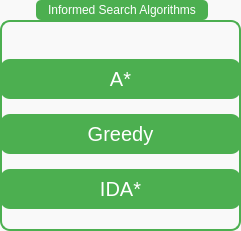
  <widget class="QGroupBox" name="groupBox_2">
   <property name="geometry">
    <rect>
     <x>20</x>
     <y>420</y>
     <width>241</width>
     <height>231</height>
    </rect>
   </property>
   <property name="font">
    <font>
     <family>Segoe UI</family>
     <pointsize>9</pointsize>
     <weight>50</weight>
     <italic>false</italic>
     <bold>false</bold>
    </font>
   </property>
   <property name="styleSheet">
    <string notr="true">QGroupBox {
    border: 2px solid #4CAF50;
    border-radius: 10px;
    margin-top: 20px;
    background-color: #f9f9f9;
    padding: 10px;
    font: 9pt &quot;Segoe UI&quot;;  /* Giữ font chữ cỡ 9 */
    color: #333;
}

QGroupBox::title {
    subcontrol-origin: margin;
    subcontrol-position: top center;
    background-color: #4CAF50;
    color: white;
    padding: 3px 10px;
    border-radius: 5px;
    font: bold 9pt &quot;Segoe UI&quot;; /* Tiêu đề cũng font 9 */
}
</string>
   </property>
   <property name="title">
    <string>Informed Search Algorithms</string>
   </property>
   <widget class="QWidget" name="verticalLayoutWidget_2">
    <property name="geometry">
     <rect>
      <x>0</x>
      <y>50</y>
      <width>241</width>
      <height>171</height>
     </rect>
    </property>
    <layout class="QVBoxLayout" name="verticalLayout_2">
     <item>
      <widget class="QPushButton" name="btn_Astar">
       <property name="font">
        <font>
         <pointsize>-1</pointsize>
        </font>
       </property>
       <property name="styleSheet">
        <string notr="true">QPushButton {
    background-color: #4CAF50;  /* Màu nền xanh lá */
    color: white;               /* Màu chữ trắng */
    border-radius: 10px;        /* Bo góc */
    font-size: 20px;
    padding: 8px;
}

QPushButton:hover {
    background-color: white;    /* Khi hover, đổi nền thành trắng */
    color: #4CAF50;            /* Chữ đổi thành màu xanh lá */
    border: 2px solid #4CAF50; /* Viền xanh lá để nổi bật */
}

QPushButton:pressed {
    background-color: #367c39; /* Màu nền khi nhấn */
    color: white;
}
</string>
       </property>
       <property name="text">
        <string>A*</string>
       </property>
      </widget>
     </item>
     <item>
      <widget class="QPushButton" name="btn_Greedy">
       <property name="font">
        <font>
         <pointsize>-1</pointsize>
        </font>
       </property>
       <property name="styleSheet">
        <string notr="true">QPushButton {
    background-color: #4CAF50;  /* Màu nền xanh lá */
    color: white;               /* Màu chữ trắng */
    border-radius: 10px;        /* Bo góc */
    font-size: 20px;
    padding: 8px;
}

QPushButton:hover {
    background-color: white;    /* Khi hover, đổi nền thành trắng */
    color: #4CAF50;            /* Chữ đổi thành màu xanh lá */
    border: 2px solid #4CAF50; /* Viền xanh lá để nổi bật */
}

QPushButton:pressed {
    background-color: #367c39; /* Màu nền khi nhấn */
    color: white;
}
</string>
       </property>
       <property name="text">
        <string>Greedy</string>
       </property>
      </widget>
     </item>
     <item>
      <widget class="QPushButton" name="btn_IdaStar">
       <property name="font">
        <font>
         <pointsize>-1</pointsize>
        </font>
       </property>
       <property name="styleSheet">
        <string notr="true">QPushButton {
    background-color: #4CAF50;  /* Màu nền xanh lá */
    color: white;               /* Màu chữ trắng */
    border-radius: 10px;        /* Bo góc */
    font-size: 20px;
    padding: 8px;
}

QPushButton:hover {
    background-color: white;    /* Khi hover, đổi nền thành trắng */
    color: #4CAF50;            /* Chữ đổi thành màu xanh lá */
    border: 2px solid #4CAF50; /* Viền xanh lá để nổi bật */
}

QPushButton:pressed {
    background-color: #367c39; /* Màu nền khi nhấn */
    color: white;
}
</string>
       </property>
       <property name="text">
        <string>IDA*</string>
       </property>
      </widget>
     </item>
    </layout>
   </widget>
  </widget>
